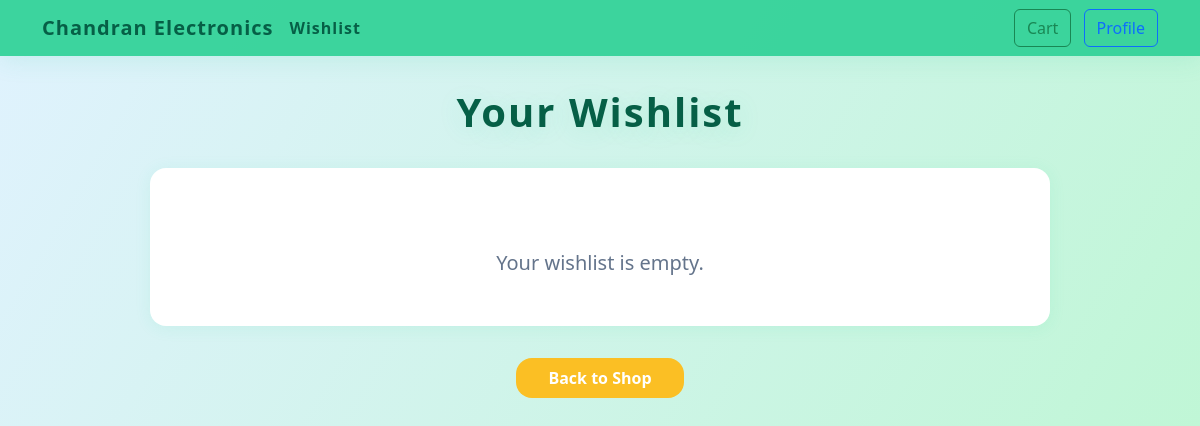
/wishlist/ (signed in), run on an earlier commit of the app's database.
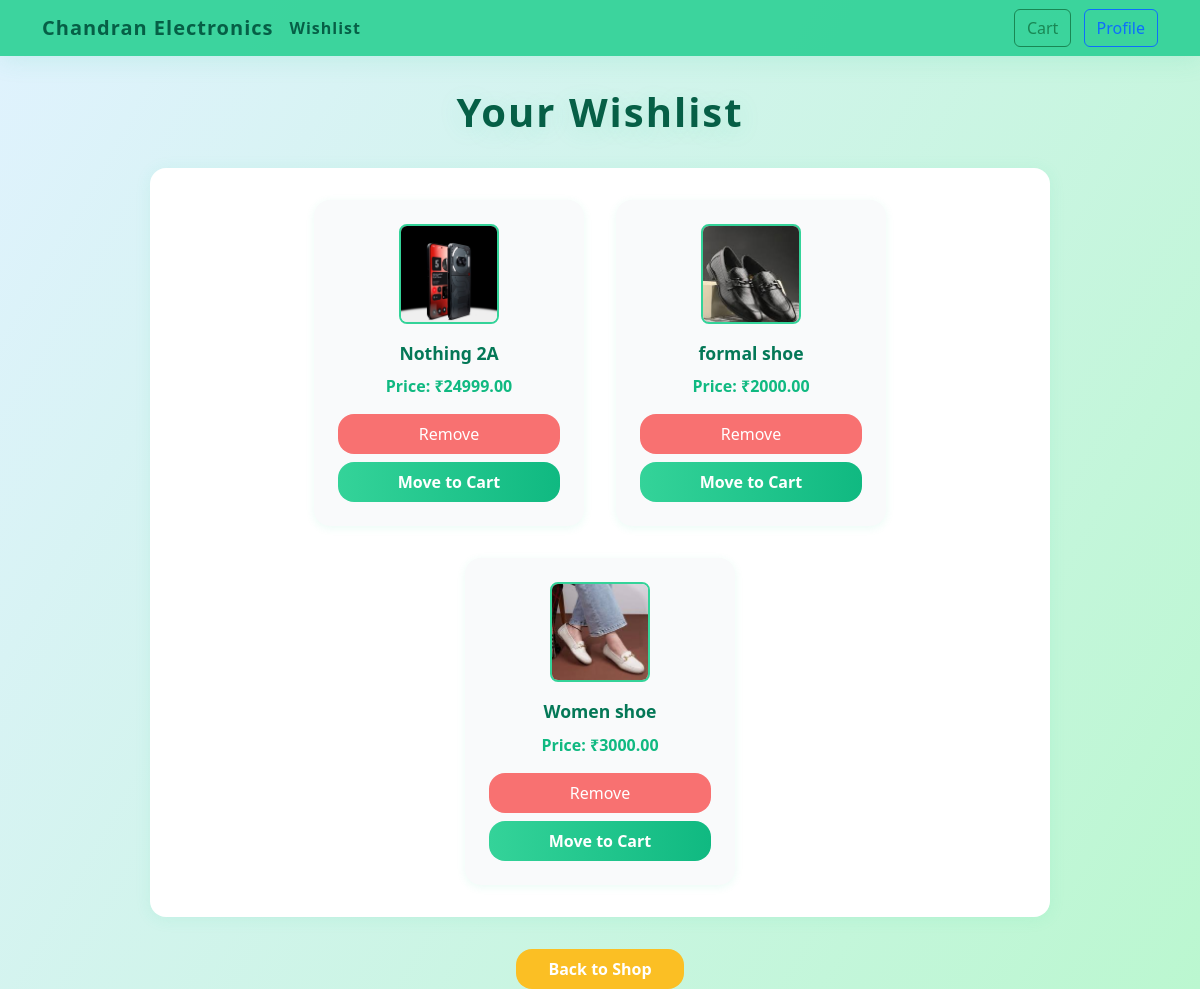
And on a later commit of the database.
### login/models.py (models this page shows, shortened)
class Wishlist(models.Model):
    user = models.ForeignKey(User, on_delete=models.CASCADE, related_name='wishlists')
    product = models.ForeignKey('Product', on_delete=models.CASCADE, related_name='wishlisted_by')
    class Meta:
        unique_together = ('user', 'product')

class Product(models.Model):
    name = models.CharField(max_length=100)
    price = models.DecimalField(max_digits=10, decimal_places=2)
    description = models.TextField(blank=True)
    stock = models.PositiveIntegerField(default=0)
    category = models.CharField(max_length=50, default='Uncategorized')
    image = models.ImageField(upload_to='product_images/', blank=True, null=True)

### login/views.py (the view)
# urls.py: path('wishlist/', views.wishlist_view, name='wishlist'),
@login_required
def wishlist_view(request):
    wishlist_items = Wishlist.objects.filter(user=request.user).select_related('product')
    return render(request, 'login/wishlist.html', {'wishlist_items': wishlist_items})

### login/templates/login/wishlist.html (shortened to what this page needs)
{% load static %}
<!DOCTYPE html>
<html lang="en">
<head>
    <link href="https://cdn.jsdelivr.net/npm/bootstrap@5.3.3/dist/css/bootstrap.min.css" rel="stylesheet">
</head>
<body>
    <nav class="navbar navbar-expand-lg mb-4">
        <div class="container">
            <a class="navbar-brand" href="{% url 'ecommerce' %}">Chandran Electronics</a>
            <span class="navbar-text">Wishlist</span>
            <div class="ms-auto">
                <a href="{% url 'cart' %}" class="btn btn-outline-success me-2">Cart</a>
                <a href="{% url 'profile' %}" class="btn btn-outline-primary">Profile</a>
            </div>
        </div>
    </nav>
    <div class="site-title">
        <h1>Your Wishlist</h1>
    </div>
    <div class="wishlist-summary-box">
        {% if wishlist_items %}
            <div class="wishlist-row">
                {% for item in wishlist_items %}
                    <div class="wishlist-card" id="wishlist-item-{{ item.id }}">
                        <a href="{% url 'product_detail' item.product.id %}">
                            {% if item.product.image %}
                                <img src="{{ item.product.image.url }}" alt="{{ item.product.name }}" class="wishlist-image">
                            {% else %}
                                <img src="{% static 'images/default.jpg' %}" alt="No Image" class="wishlist-image">
                            {% endif %}
                        </a>
                        <div class="wishlist-title">
                            <a href="{% url 'product_detail' item.product.id %}" style="color:inherit;text-decoration:none;">{{ item.product.name }}</a>
                        </div>
                        <div class="wishlist-price">Price: ₹{{ item.product.price }}</div>
                        <form method="POST" action="{% url 'remove_from_wishlist' item.id %}" style="width:100%;">
                            <button type="submit" class="btn btn-remove">Remove</button>
                        </form>
                        <button type="button" class="btn btn-add" onclick="moveToCart('{{ item.product.id }}', '{{ item.id }}')">Move to Cart</button>
                    </div>
                {% endfor %}
            </div>
        {% else %}
            <p class="empty-wishlist-msg">Your wishlist is empty.</p>
        {% endif %}
    </div>
    <a href="{% url 'ecommerce' %}" class="btn-back">Back to Shop</a>
</body>
</html>

### login/templates/login/wishlist.html (style rules this page uses)
body { background: linear-gradient(120deg, #e0f2fe 0%, #bbf7d0 50%, #34d399 100%); background-size: 200% 200%; animation: gradientBG 12s ease-in-out infinite; min-height: 100vh; }
.navbar { background: rgba(52, 211, 153, 0.95) !important; box-shadow: 0 4px 24px rgba(52, 211, 153, 0.15); }
.navbar-brand, .navbar-text { color: #065f46 !important; font-weight: 600; letter-spacing: 1px; }
.site-title h1 { color: #065f46; font-weight: 800; margin: 2rem 0 1rem 0; text-align: center; text-shadow: 0 4px 24px rgba(52, 211, 153, 0.15); letter-spacing: 2px; font-size: 2.5rem; }
.wishlist-summary-box { background: #fff; border-radius: 1rem; box-shadow: 0 2px 16px rgba(52,211,153,0.10); padding: 2rem; margin: 2rem auto; max-width: 900px; }
.wishlist-row { display: flex; flex-wrap: wrap; gap: 2rem; justify-content: center; }
.wishlist-card { background: #f9fafb; border-radius: 1rem; box-shadow: 0 2px 8px rgba(52,211,153,0.10); padding: 1.5rem; width: 270px; display: flex; flex-direction: column; align-items: center; }
.wishlist-image { width: 100px; height: 100px; object-fit: cover; border-radius: 0.5rem; border: 2px solid #34d399; margin-bottom: 1rem; }
.wishlist-title { font-size: 1.1rem; font-weight: 700; color: #047857; margin-bottom: 0.5rem; text-align: center; }
.wishlist-price { color: #10b981; font-weight: 600; margin-bottom: 1rem; }
.btn-remove { background: #f87171; color: #fff; border-radius: 1rem; padding: 0.5rem 1.5rem; font-weight: 500; border: none; margin-bottom: 0.5rem; width: 100%; transition: background 0.2s; }
.btn-add { background: linear-gradient(90deg, #34d399 0%, #10b981 100%); color: #fff; border-radius: 1rem; padding: 0.5rem 1.5rem; font-weight: 600; border: none; width: 100%; transition: background 0.2s; }
.btn-back { display: block; margin: 2rem auto 0 auto; background: #fbbf24; color: #fff; border-radius: 1rem; padding: 0.5rem 2rem; font-weight: 600; border: none; text-align: center; width: fit-content; transition: background 0.2s; text-decoration: none; }

What changed in the data, as far as the page shows it:
added Wishlist: product.image (picture), product.name "Nothing 2A", product.price "24999.00"
added Wishlist: product.image (picture), product.name "formal shoe", product.price "2000.00"
added Wishlist: product.image (picture), product.name "Women shoe", product.price "3000.00"
Also different on the page:
text no longer shown: "Your wishlist is empty."
